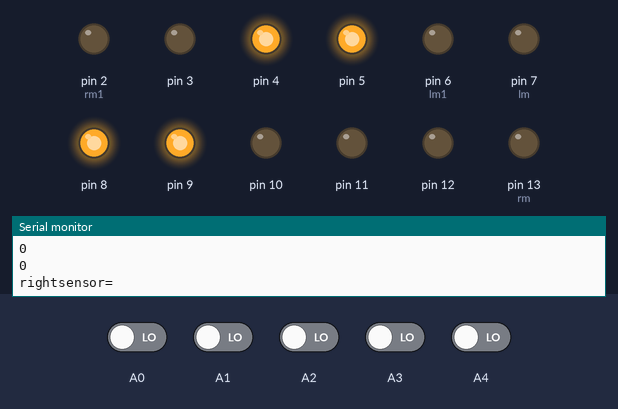
Bench run of a sketch on a simulated Arduino Uno, built with avr-gcc and run on an emulated ATmega328P. Shown: output pins drawn as LEDs (lit = HIGH), the last lines printed to the serial monitor. Inputs (shaded band) come from the test bench; at power-on: A0–4 LOW.

Above: at 1.2 s.
1.3 s: A0 driven HIGH
At 2.5 s:
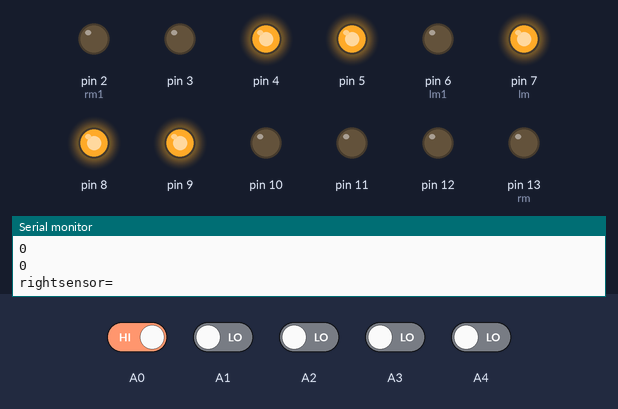
2.8 s: A0 driven LOW
At 3.9 s:
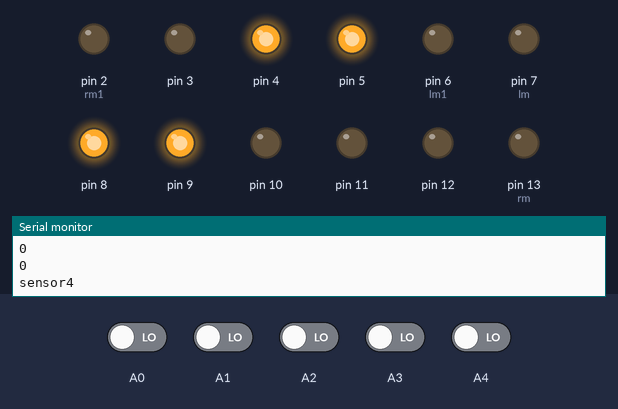
4.3 s: A2 driven HIGH
At 4.8 s:
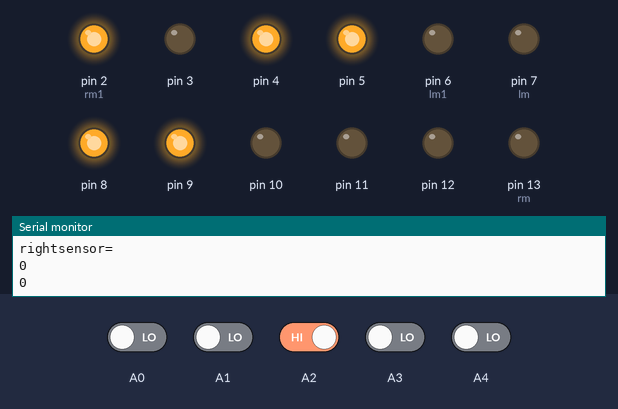
5.8 s: A2 driven LOW
At 7.2 s:
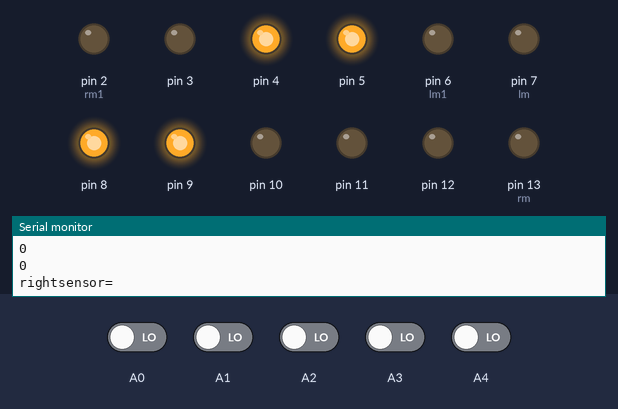
Timing chart, 0 to 8.8 s (numbered marks = the images above; inputs shaded):
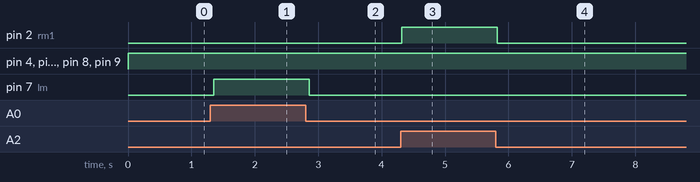

Measured:
- after the input at 1.3 s, pin 7 (lm): LOW → HIGH after 0.06 s
- after the input at 2.8 s, pin 7 (lm): HIGH → LOW after 0.06 s
- after the input at 4.3 s, pin 2 (rm1): LOW → HIGH at once
- after the input at 5.8 s, pin 2 (rm1): HIGH → LOW at once

The sketch:

vjti4.ino
```cpp
 int lm = 7;
int lm1 = 6;
int rm = 13;
int rm1 = 2;

int val0 = 0;
int val1 = 0;
int val2 = 0;
int val3 = 0;
int val4 = 0;

int i=0;
int flag=0;
int old5=0;

void setup()
{
Serial.begin(9600);
pinMode(A0,INPUT);
pinMode(A1,INPUT);
pinMode(A2,INPUT);
pinMode(A3,INPUT);
pinMode(A4,INPUT);
pinMode(8,OUTPUT);
pinMode(9,OUTPUT);
pinMode(11,OUTPUT);
pinMode(12,OUTPUT);
pinMode(lm,OUTPUT);
pinMode(lm1,OUTPUT);
pinMode(rm,OUTPUT);
pinMode(rm1,OUTPUT);
pinMode(3,OUTPUT);
pinMode(4,OUTPUT);
pinMode(5,OUTPUT);
pinMode(10,OUTPUT);
}


void loop()
{ digitalWrite(8, HIGH);
  digitalWrite(9, HIGH);
  digitalWrite(11, LOW);
  digitalWrite(12, LOW);
  digitalWrite(4, HIGH);
  digitalWrite(3, LOW);
  digitalWrite(5, HIGH);
  digitalWrite(10, LOW);


   val0 = digitalRead(A0);
   int rightsensor=val0;
    Serial.println("rightsensor=");
   Serial.println(rightsensor);    //3=rightsensor
   val1 = digitalRead(A1);
   int middlesensor=val1;
   Serial.println(middlesensor);
   val2 = digitalRead(A2);
   int leftsensor=val2;
   Serial.println(leftsensor); //5=leftsensro


   val3 = digitalRead(A3);
   int sensor4=val3;
   Serial.println("sensor4");
   Serial.println(sensor4);
   val4 = digitalRead(A4);
   int sensor5=val4;
   Serial.println(sensor5);

  /* if( sensor5==1&& old5==0)
   {
    flag++;
   }
   Serial.print("the flag is ");
   Serial.println(flag);

   old5=sensor5;*/

//if(flag==1)
//{


   if (leftsensor == 0 && middlesensor == 0 && rightsensor == 0 ) {
    digitalWrite(lm,LOW);  //left wheel
    digitalWrite(rm,LOW);   //right wheel
    digitalWrite(lm1,LOW);  //left wheel
    digitalWrite(rm1,LOW);   //right wheel
    delay(10);
   }

    else if (leftsensor == 0 && middlesensor == 0 && rightsensor == 1){
    digitalWrite(lm,HIGH);  //left wheel
    digitalWrite(rm,LOW);   //right wheel
    digitalWrite(lm1,LOW);  //left wheel
    digitalWrite(rm1,LOW);   //right wheel
    delay(10);
   }

    else if (leftsensor == 0 && middlesensor == 1 && rightsensor == 1) {
    digitalWrite(lm,HIGH);  //left wheel
    digitalWrite(rm,LOW);   //right wheel
    digitalWrite(lm1,LOW);  //left wheel
    digitalWrite(rm1,LOW);   //right wheel
    delay(10);
   }


   else if (leftsensor == 1 && middlesensor == 0 && rightsensor == 1) {
    digitalWrite(lm,LOW);  //left wheel
    digitalWrite(rm,LOW);   //right wheel
    digitalWrite(lm1,LOW);  //left wheel
    digitalWrite(rm1,LOW);   //right wheel
    delay(10);
   }

 else if (leftsensor == 1 && middlesensor == 0 && rightsensor == 0)  {
    digitalWrite(lm,LOW);  //left wheel
    digitalWrite(rm,LOW);   //right wheel
    digitalWrite(lm1,LOW);  //left wheel
    digitalWrite(rm1,HIGH);   //right wheel
    delay(10);
   }


  else  if (leftsensor == 1 && middlesensor == 1 && rightsensor == 0){
    digitalWrite(lm,LOW);  //left wheel
    digitalWrite(rm,LOW);   //right wheel
    digitalWrite(lm1,LOW);  //left wheel
   digitalWrite(rm1,HIGH);   //right wheel
    delay(10);
  }
/*  else if( sensor4==1 && sensor5==0 && leftsensor == 1 && middlesensor == 1 && rightsensor == 1 )

{

    digitalWrite(lm,LOW);  //left wheel
    digitalWrite(rm,HIGH);   //right wheel
    digitalWrite(lm1,LOW);  //left wheel
    digitalWrite(rm1,HIGH);   //right wheel
    delay(10);
    }

}*/
/*if(leftsensor == 1 && middlesensor == 1 && rightsensor == 1)
{  if( sensor4==0 && sensor5==1 )

{
    digitalWrite(lm,HIGH);  //left wheel
    digitalWrite(rm,LOW);   //right wheel
    digitalWrite(lm1,HIGH);  //left wheel
    digitalWrite(rm1,LOW);   //right wheel
    delay(10);

}
 else if( sensor4==1 && sensor5==0)

{

    digitalWrite(lm,LOW);  //left wheel
    digitalWrite(rm,HIGH);   //right wheel
    digitalWrite(lm1,LOW);  //left wheel
    digitalWrite(rm1,HIGH);   //right wheel
    delay(10);
    }
  }*/


/*else if( sensor4==1 )
{

   if (leftsensor == 0 && middlesensor == 0 && rightsensor == 0 ) {
    digitalWrite(lm,LOW);  //left wheel
    digitalWrite(rm,LOW);   //right wheel
    digitalWrite(lm1,LOW);  //left wheel
    digitalWrite(rm1,LOW);   //right wheel
    delay(10);
   }

    else if (leftsensor == 0 && middlesensor == 0 && rightsensor == 1){
    digitalWrite(lm,HIGH);  //left wheel
    digitalWrite(rm,LOW);   //right wheel
    digitalWrite(lm1,LOW);  //left wheel
    digitalWrite(rm1,LOW);   //right wheel
    delay(10);
   }

    else if (leftsensor == 0 && middlesensor == 1 && rightsensor == 1) {
    digitalWrite(lm,HIGH);  //left wheel
    digitalWrite(rm,LOW);   //right wheel
    digitalWrite(lm1,LOW);  //left wheel
    digitalWrite(rm1,LOW);   //right wheel
    delay(10);
   }


   else if (leftsensor == 1 && middlesensor == 0 && rightsensor == 1) {
    digitalWrite(lm,LOW);  //left wheel
    digitalWrite(rm,LOW);   //right wheel
    digitalWrite(lm1,LOW);  //left wheel
    digitalWrite(rm1,LOW);   //right wheel
    delay(10);
   }

 else if (leftsensor == 1 && middlesensor == 0 && rightsensor == 0)  {
    digitalWrite(lm,LOW);  //left wheel
    digitalWrite(rm,LOW);   //right wheel
    digitalWrite(lm1,LOW);  //left wheel
    digitalWrite(rm1,HIGH);   //right wheel
    delay(10);
   }


  else  if (leftsensor == 1 && middlesensor == 1 && rightsensor == 0){
    digitalWrite(lm,LOW);  //left wheel
    digitalWrite(rm,LOW);   //right wheel
    digitalWrite(lm1,LOW);  //left wheel
    digitalWrite(rm1,HIGH);   //right wheel
    delay(10);
   }
}
if(leftsensor == 1 && middlesensor == 1 && rightsensor == 1)
{  if( sensor4==0 )

{
    digitalWrite(lm,HIGH);  //left wheel
    digitalWrite(rm,LOW);   //right wheel
    digitalWrite(lm1,HIGH);  //left wheel
    digitalWrite(rm1,LOW);   //right wheel
    delay(10);
    }
 /*else if( sensor4==1 && sensor5==0)

{

    digitalWrite(lm,LOW);  //left wheel
    digitalWrite(rm,HIGH);   //right wheel
    digitalWrite(lm1,LOW);  //left wheel
    digitalWrite(rm1,HIGH);   //right wheel
    delay(10);
    }*/


//}*/
}
```
